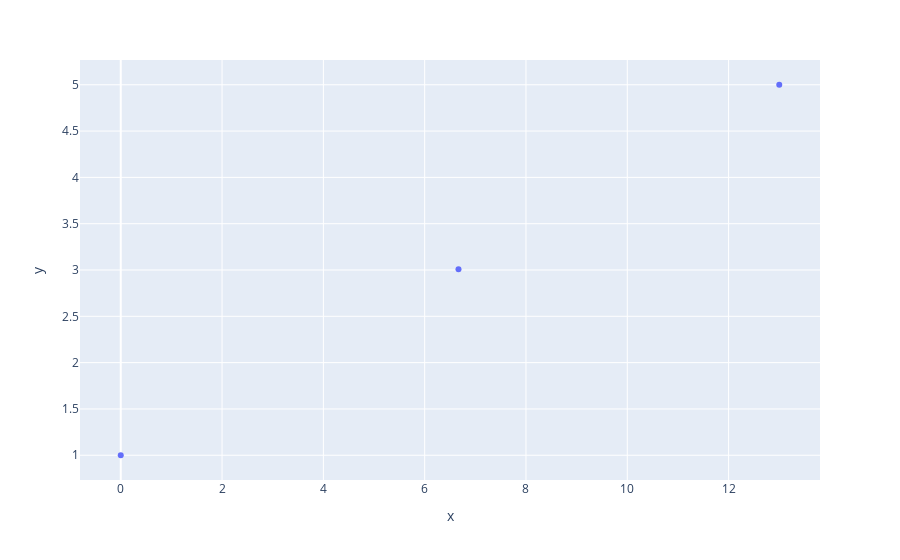

The cell this chart's notebook holds for it:
### Markdown cell above
Temos muitas formas de poder correlacionar os dados, mostrando que conforme o tempo demora a nota diminui

### Code cell
x = [minT,mediaT,maxT]
y = [minN,mediaN,maxN]
grafico = px.scatter(x = x, y = y)
grafico.show()

### Figure 1 — Plotly figure (JSON) as saved in the notebook; plotly's stock layout.template omitted (floating-point values rounded to 4 significant figures)
{"data": [{"hovertemplate": "x=%{x}<br>y=%{y}<extra></extra>", "legendgroup": "", "marker": {"color": "#636efa", "symbol": "circle"}, "mode": "markers", "name": "", "orientation": "v", "showlegend": false, "type": "scatter", "x": [0, 6.668, 13], "xaxis": "x", "y": [1, 3.007, 5], "yaxis": "y"}], "layout": {"legend": {"tracegroupgap": 0}, "margin": {"t": 60}, "xaxis": {"anchor": "y", "domain": [0, 1], "title": {"text": "x"}}, "yaxis": {"anchor": "x", "domain": [0, 1], "title": {"text": "y"}}}}
